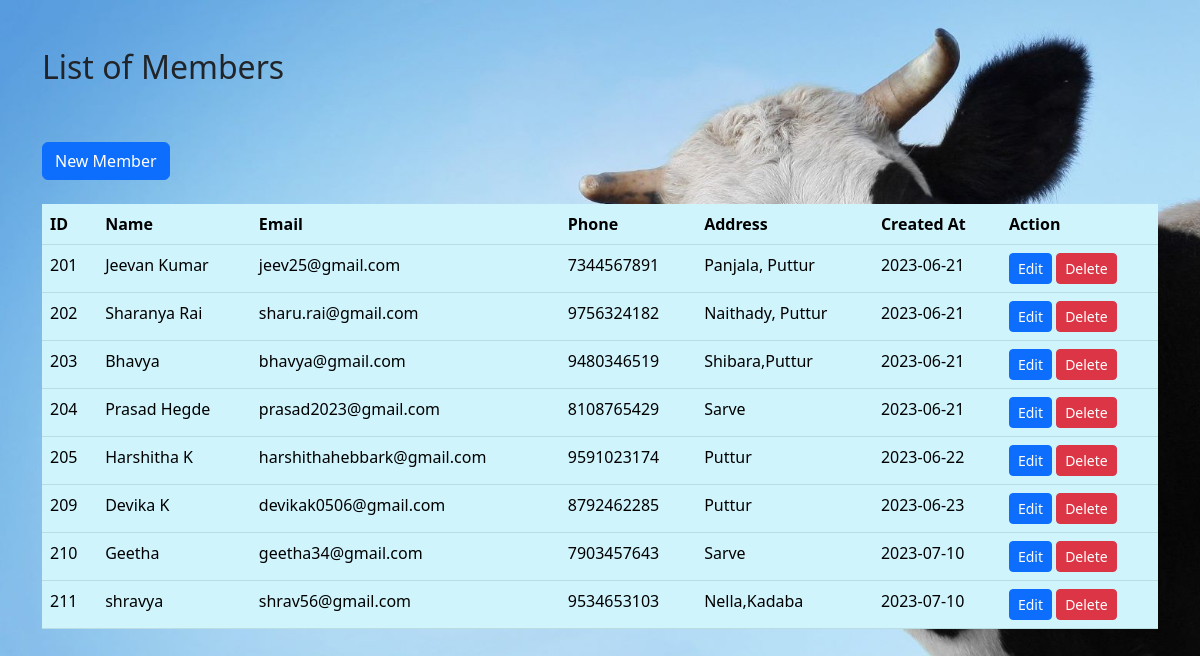
The app's page /PHP/membership.php with its own data.
### tables this page shows
CREATE TABLE `tblproducer` (
  `p_id` int(10) NOT NULL,
  `p_name` varchar(20) NOT NULL,
  `p_mail` varchar(50) NOT NULL,
  `p_pwd` varchar(8) DEFAULT NULL,
  `phone` varchar(10) NOT NULL,
  `address` varchar(50) NOT NULL,
  `role` varchar(10) NOT NULL DEFAULT 'producer',
  `created_at` date NOT NULL DEFAULT current_timestamp()
);

### PHP/membership.php (the view, shortened to what this page needs)
<!DOCTYPE html>
<html lang="en">
<head>
    <link rel="stylesheet" href="css/bootstrap.min.css"/>
</head>
<body style="background-image: url(img3.jpg);background-size:cover;background-repeat: no-repeat;">
    <div class="container my-5" >
        <h2>List of Members</h2>
        <br/>
        <br/>
        <a class="btn btn-primary"href="/phpdairy/addmember.php" role="button">New Member</a>
        <br/>
        <br/>
        <table class="table table-info" >
            <thead>
                <tr>
                    <th>ID</th>
                    <th>Name</th>
                    <th>Email</th>
                    <th>Phone</th>
                    <th>Address</th>
                    <th>Created At</th>
                    <th>Action</th>
                </tr>
            </thead>
            <tbody>
                <?php
                $con=new mysqli("localhost","root","","phpdairy1");
                $sql="SELECT * FROM tblproducer";
                $result=$con->query($sql);
                while($row = $result->fetch_assoc()){
                    echo "
                    <tr>
                    <td>$row[p_id]</td>
                    <td>$row[p_name]</td>
                    <td>$row[p_mail]</td>
                    <td>$row[phone]</td>
                    <td>$row[address]</td>
                    <td>$row[created_at]</td>
                    <td>
                        <a class='btn btn-primary btn-sm'href='/phpdairy/editmember.php?id=$row[p_id]'>Edit</a>
                        <a class='btn btn-danger btn-sm'href='/phpdairy/deletemember.php?id=$row[p_id]'>Delete</a>
                    </td>
                </tr>
                ";
                }
                ?>
            </tbody>
        </table>
    </div>
</body>
</html>

### records on screen
tblproducer: p_id "201", p_name "Jeevan Kumar", p_mail "jeev25@gmail.com", phone "7344567891", address "Panjala, Puttur", created_at "2023-06-21"
tblproducer: p_id "202", p_name "Sharanya Rai", p_mail "sharu.rai@gmail.com", phone "9756324182", address "Naithady, Puttur", created_at "2023-06-21"
tblproducer: p_id "203", p_name "Bhavya", p_mail "bhavya@gmail.com", phone "9480346519", address "Shibara,Puttur", created_at "2023-06-21"
tblproducer: p_id "204", p_name "Prasad Hegde", p_mail "prasad2023@gmail.com", phone "8108765429", address "Sarve", created_at "2023-06-21"
tblproducer: p_id "205", p_name "Harshitha K", p_mail "harshithahebbark@gmail.com", phone "9591023174", address "Puttur", created_at "2023-06-22"
tblproducer: p_id "209", p_name "Devika K", p_mail "devikak0506@gmail.com", phone "8792462285", address "Puttur", created_at "2023-06-23"
tblproducer: p_id "210", p_name "Geetha", p_mail "geetha34@gmail.com", phone "7903457643", address "Sarve", created_at "2023-07-10"
tblproducer: p_id "211", p_name "shravya", p_mail "shrav56@gmail.com", phone "9534653103", address "Nella,Kadaba", created_at "2023-07-10"
